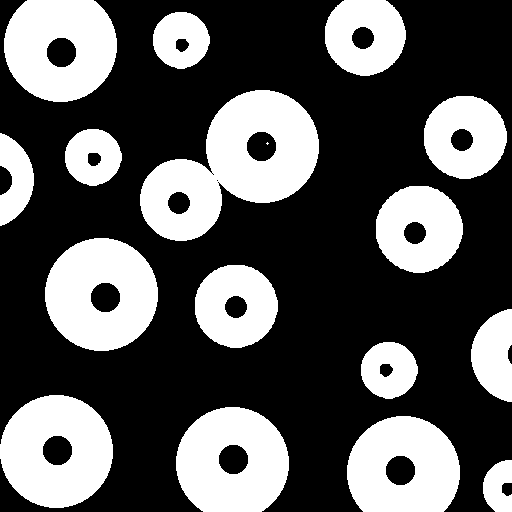
#> input picture Experiment_6/region_filling.tif, 512 x 512 px
$ jupyter execute '(d)_Region_Filling.ipynb'
#> lines starting #> are read from the running program, lines starting #| are printed output that depends on the picture; after the words box and inside, x2 and y2 are one past the last pixel; in counts of white or black regions, pixels touching at a corner belong together
#> `image = cv2.imread('region_filling.tif',cv2.IMREAD_GRAYSCALE)`: image: shape (512, 512); 35.3% white; 17 white regions (1 under 20 px), largest, box (x1, y1, x2, y2) and area: (140, 90, 319, 241) 14240, (45, 238, 158, 351) 9332, (0, 395, 113, 508) 9332
[cell 1]
import matplotlib.pyplot as plt
import numpy as np
import cv2

# Function for Dilation

[cell 2]
def dilation(image,struct_element):
    dilated_image = image.copy()
    height, width = image.shape
    struct_element = struct_element * 255
    offset = struct_element.shape[0] // 2

    for r in range(height):
        for c in range(width):
            hit = False
            for x in range(-offset, offset+1):
                for y in range(-offset, offset+1):
                    sr = x+offset
                    sc = y+offset
                    if (r+x >= 0 and r+x < height and c+y>=0 and c+y < width):
                        if(image[r+x, c+y] and struct_element[sr,sc] == struct_element[sr,sc]):
                            hit = True
            dilated_image[r,c] = 255 if hit else 0

    return np.uint8(dilated_image)

# Function for Rigin Filling

[cell 3]
def region_filling(image, seed_point):
    # Step 1: Complement of the image (Aᶜ)
#> called with seed_point = (0, 0)
    A_comp = cv2.bitwise_not(image)

    # Step 2: Structuring element (cross shape)
    kernel = np.array([[0, 1, 0],
                       [1, 1, 1],
                       [0, 1, 0]], dtype=np.uint8)

    # Step 3: Initialize X0 with seed point
    X = np.zeros_like(image, dtype=np.uint8)
    X[seed_point[1], seed_point[0]] = 255  # note: (x, y) format

    # Step 4: Iterate until convergence
    while True:
        X_prev = X.copy()
        X_dilated = cv2.dilate(X, kernel)
        X = cv2.bitwise_and(X_dilated, A_comp)

        if np.array_equal(X, X_prev):
            break
#> this loop made 1006 passes
#> pass 1, in region_filling, `X = cv2.bitwise_and(X_dilated, A_comp)`:
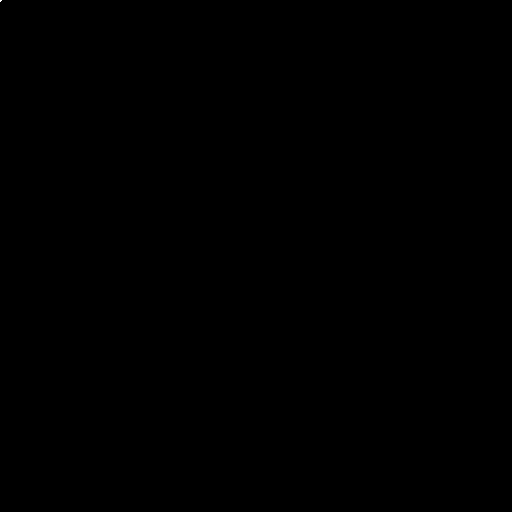
#> X: shape (512, 512); 0% white in thin lines or dots, all inside (x1, y1, x2, y2) = (0, 0, 2, 2)
#> after the loop:
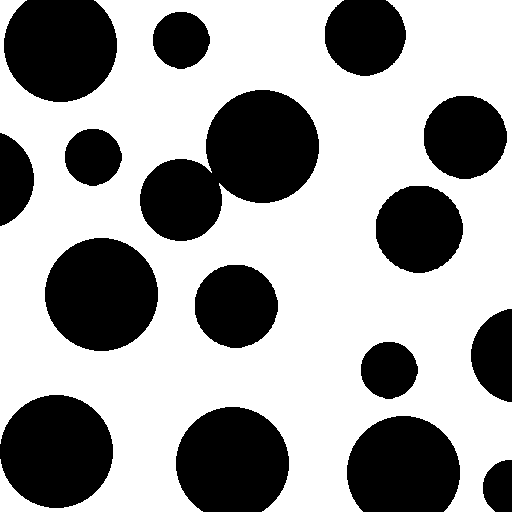
#> X: shape (512, 512); 62.1% white; 16 black regions, largest, box (x1, y1, x2, y2) and area: (140, 90, 319, 241) 15293, (45, 238, 158, 351) 10005, (0, 395, 113, 508) 10005
#> after the loop:
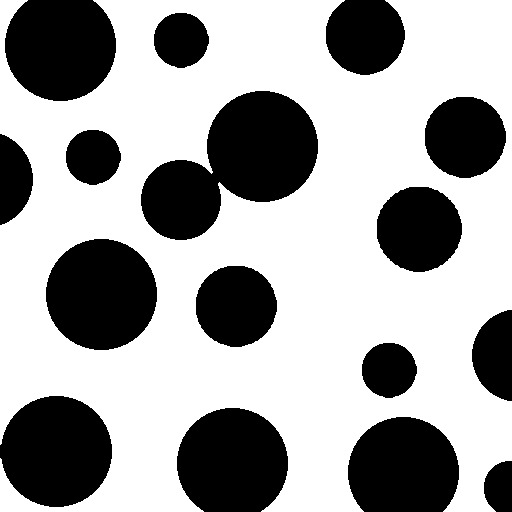
#> X_dilated: shape (512, 512); 63.5% white; 16 black regions, largest, box (x1, y1, x2, y2) and area: (141, 91, 318, 240) 14767, (0, 396, 112, 507) 9702, (46, 239, 157, 350) 9689

    # Step 5: Union filled region with boundary (A ∪ X)
    filled = cv2.bitwise_or(X, image)
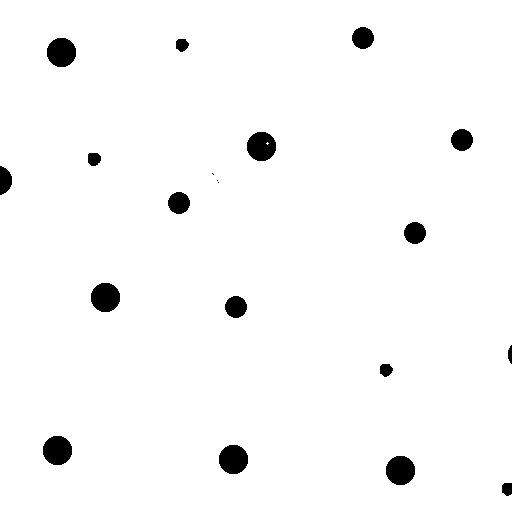
#> filled: shape (512, 512); 97.4% white; 20 black regions (3 under 20 px), largest, box (x1, y1, x2, y2) and area: (47, 38, 76, 67) 673, (91, 283, 120, 312) 673, (43, 436, 72, 465) 673

    return filled

# Create Structuring Element

[cell 4]
struct_element_size = 3
struct_element = np.ones((struct_element_size,struct_element_size))

# Load Image

[cell 5]
image = cv2.imread('region_filling.tif',cv2.IMREAD_GRAYSCALE)
image = cv2.resize(image, (512,512))

#inverted_img = cv2.bitwise_not(image)

seed = (0, 0)
filled_image = image + cv2.bitwise_not(region_filling(image, seed))

plt.figure(figsize=(10, 5))

plt.subplot(1, 2, 1)
plt.imshow(image, cmap='gray')
plt.title("Original Image")

plt.subplot(1, 2, 2)
plt.imshow(filled_image, cmap='gray')
plt.title("Filled Image")

plt.tight_layout()
plt.show()

$ run again, with Experiment_6/Noisy_Fingerprint.tif copied over Experiment_6/region_filling.tif
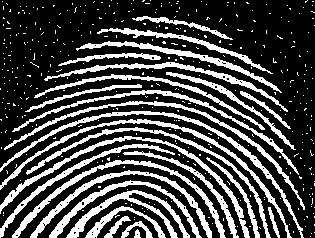
#> input picture Experiment_6/Noisy_Fingerprint.tif, 315 x 238 px
#> after the loop in region_filling, `while True:`:
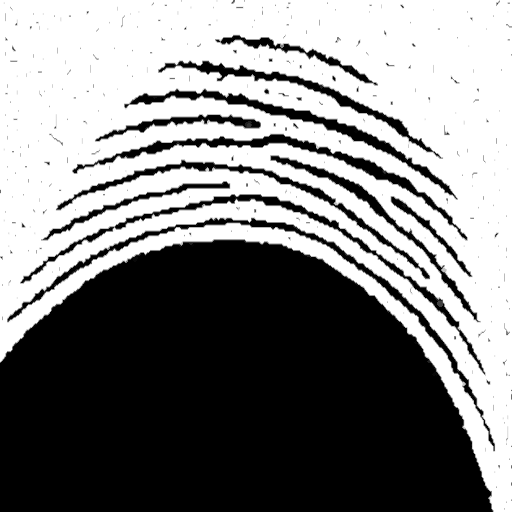
#> X_dilated: shape (512, 512); min 0, max 255, mean 130.5
#> `filled_image = image + cv2.bitwise_not(region_filling(image, seed))`:
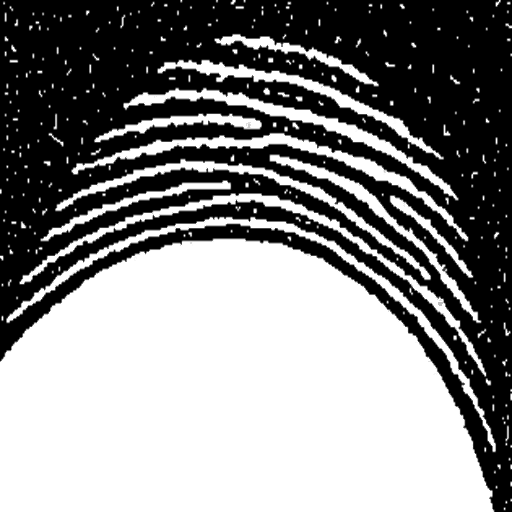
#> filled_image: shape (512, 512); min 0, max 255, mean 134.5
